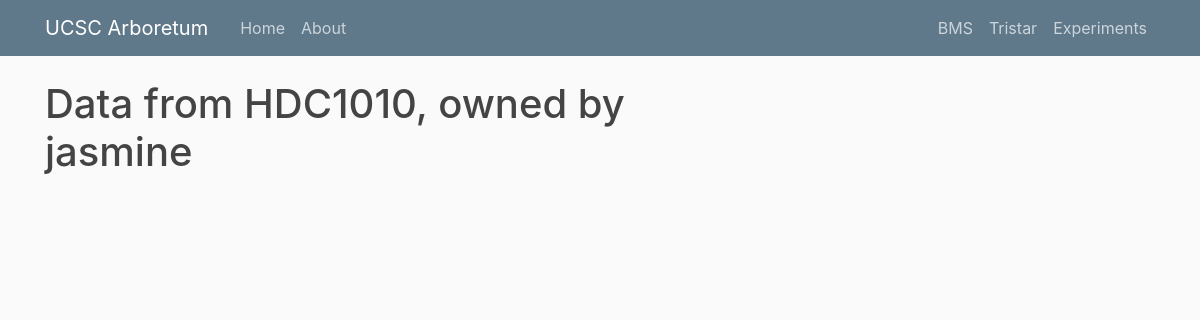
The page /sensors/get-data-by-sensor-id/2 on the database as committed earlier.
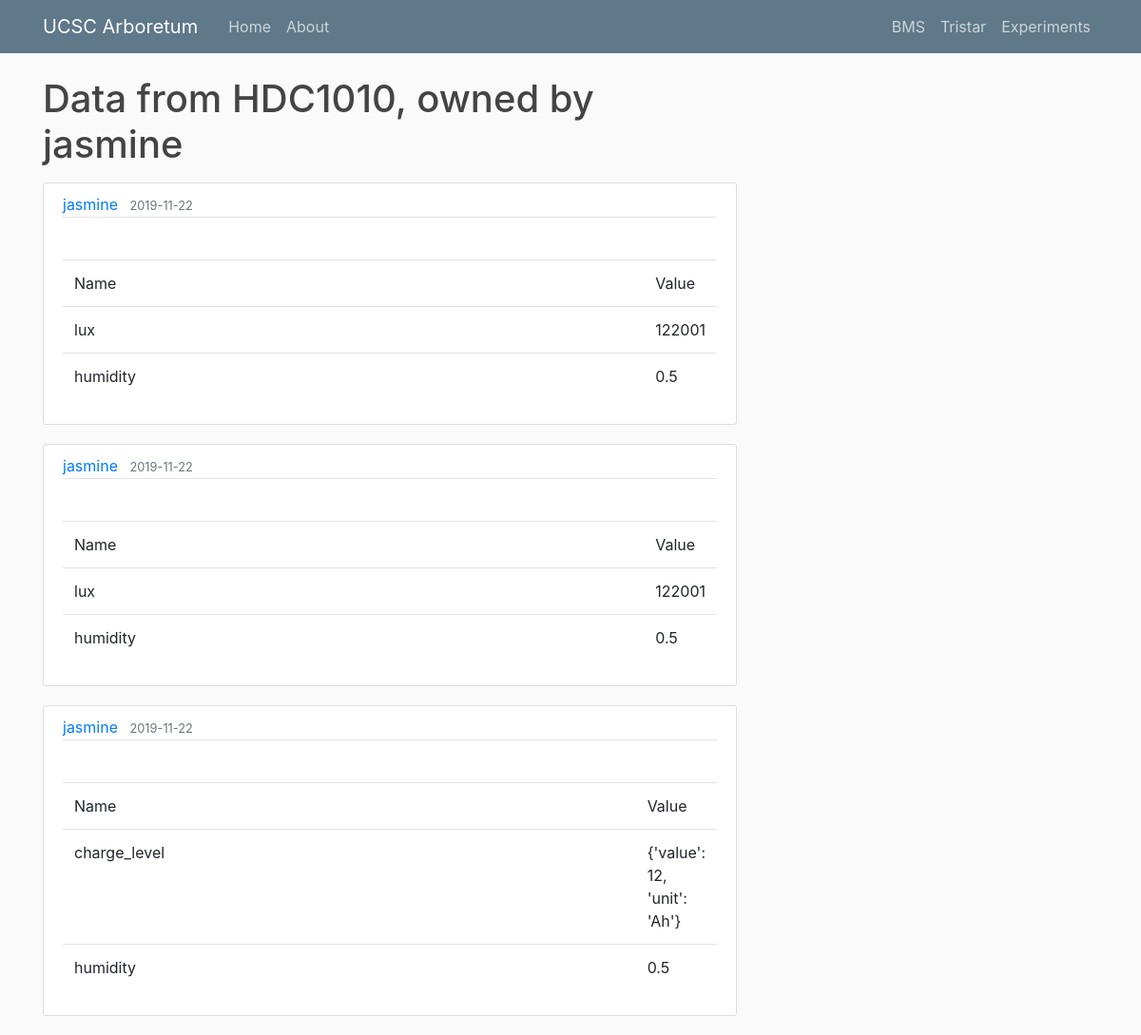
The same page on the database as committed later.
### flask_greenhouse/sensors/models.py (models this page shows, shortened)
class Sensor(db.Model):
	__tablename__ = 'Sensor'
	id = db.Column(db.Integer, primary_key=True)
	user_id = db.Column(db.Integer, db.ForeignKey('User.id'),nullable=False)
	name = db.Column(db.String(20))
	type = db.Column(db.String(20))
	units = db.Column(db.String(20))
	dataset = db.relationship('SensorDataEntry', backref='author', lazy=True) # Sensors can have many entries, but entries can only have 1 creator.
	def __repr__(self): # how we print this out on the console:
		return self.name

class User(db.Model, UserMixin):
	__tablename__ = 'User'
	id = db.Column(db.Integer, primary_key=True)
	username = db.Column(db.String(60), unique=True, nullable=False)
	email = db.Column(db.String(60), unique=True, nullable=False)
	password = db.Column(db.String(60), nullable=False)
	sensorlist = db.relationship('Sensor', backref='master', lazy=True)

class SensorDataEntry(db.Model):
	id = db.Column(db.Integer, primary_key=True) #the id number of the entry itself.
	date_posted = db.Column(db.DateTime(100), nullable=False, default=datetime.utcnow())  # the date when it came.
	JSON_content = db.Column(JsonEncodedDict) #the actual content.
	sensor_id = db.Column(db.Integer, db.ForeignKey('Sensor.id'),nullable=False) # the id number of the sensor that the data entry came from.
	def __repr__(self): # how do we print this to the console?
		return f"{self.author} at {self.date_posted}: {self.JSON_content}"

### flask_greenhouse/sensors/routes.py (the view)
@sensor_nodes.route("/sensors/get-data-by-sensor-id/<int:sensor_id>")
def get_all_sensor_data(sensor_id):
	sensor = Sensor.query.filter_by(id=sensor_id).first() # find the sensor in the database by ID number.
	dataset = sensor.dataset #SensorDataEntry.query.filter_by(author=sensor).order_by(SensorDataEntry.date_posted.desc())
	print(dataset)
	return render_template("get_all.html", sensor=sensor, dataset=dataset)

### flask_greenhouse/sensors/models.py (called while the page is built)
    def process_result_value(self, value, dialect):
        if value is None:
            return {}
        else:
            return json.loads(value)

### flask_greenhouse/templates/get_all.html
{% extends "layout.html" %}
{% block content %}
	<h1 class="mb-3">Data from {{ sensor.name }}, owned by {{ sensor.master.username}}</h1>
	{% for data in dataset %}
		<article class="media content-section">
		  <div class="media-body">
			<div class="article-metadata">
			  <a class="mr-2" href="#">{{ data.author.master.username }}</a>
			  <small class="text-muted">{{ data.date_posted.strftime('%Y-%m-%d') }}</small>
			</div>
			{% set json_dict = data.JSON_content %}
			<p class="article-content">
				<table class="table table-responsive-sm">
					<thead>
						<td class="col">Name</td>
						<td class="col">Value</td>
					</thead>
					{% for key in json_dict %}
					<tr>
						<td>{{ key }}</td><td>{{ json_dict[key] }}</td>
					</tr>
					{% endfor %}
				</table>
			</p>
		  </div>
		</article>
	{% endfor %}
{% endblock %}

### flask_greenhouse/templates/layout.html (shortened to what this page needs)
<!DOCTYPE html>
<html>
<head>
    <link rel="stylesheet" href="https://stackpath.bootstrapcdn.com/bootstrap/4.3.1/css/bootstrap.min.css">
	<link rel="stylesheet" type="text/css" href="{{ url_for('static', filename='main.css') }}" >
</head>
<body>
	<header class="site-header">
	  <nav class="navbar navbar-expand-md navbar-dark bg-steel fixed-top">
		<div class="container">
		  <a class="navbar-brand mr-4" href="/">UCSC Arboretum</a>
		  <div class="collapse navbar-collapse" id="navbarToggle">
			<div class="navbar-nav mr-auto">
			  <a class="nav-item nav-link" href="/">Home</a>
			  <a class="nav-item nav-link" href="/about">About</a>
			</div>
			<div class="navbar-nav">
				<a class="nav-item nav-link" href="{{ url_for('bms.BMS_JS') }}">BMS</a>
				<a class="nav-item nav-link" href="{{ url_for('tristar.Tristar') }}">Tristar</a>
				<a class="nav-item nav-link" href="{{ url_for('sensor_nodes.sensors') }}">Experiments</a>
			</div>
		  </div>
		</div>
	  </nav>
	</header>
	<main role="main" class="container">
	  <div class="row">
		<div class="col-md-8">
		  {% block content %}{% endblock %}
		</div>
	  </div>
	</main>
</body>
</html>

### flask_greenhouse/static/main.css (style rules this page uses)
body { background: #fafafa; color: #333333; margin-top: 5rem; }
h1, h2, h3, h4, h5, h6 { color: #444444; }
.bg-steel { background-color: #5f788a; }
.site-header .navbar-nav .nav-link { color: #cbd5db; }
.content-section { background: #ffffff; padding: 10px 20px; border: 1px solid #dddddd; border-radius: 3px; margin-bottom: 20px; }
.article-content { white-space: pre-line; }
.article-metadata { padding-bottom: 1px; margin-bottom: 4px; border-bottom: 1px solid #e3e3e3 }

Rows that differ between the two databases and show on the page:
added SensorDataEntry: author.master.username "jasmine", date_posted "2019-11-22", json_dict "lux" "humidity", json_dict "122001" "0.5"
added SensorDataEntry: author.master.username "jasmine", date_posted "2019-11-22", json_dict "lux" "humidity", json_dict "122001" "0.5"
added SensorDataEntry: author.master.username "jasmine", date_posted "2019-11-22", json_dict "charge_level" "humidity", json_dict "{'value': 12, 'unit': 'Ah'}" "0.5"
